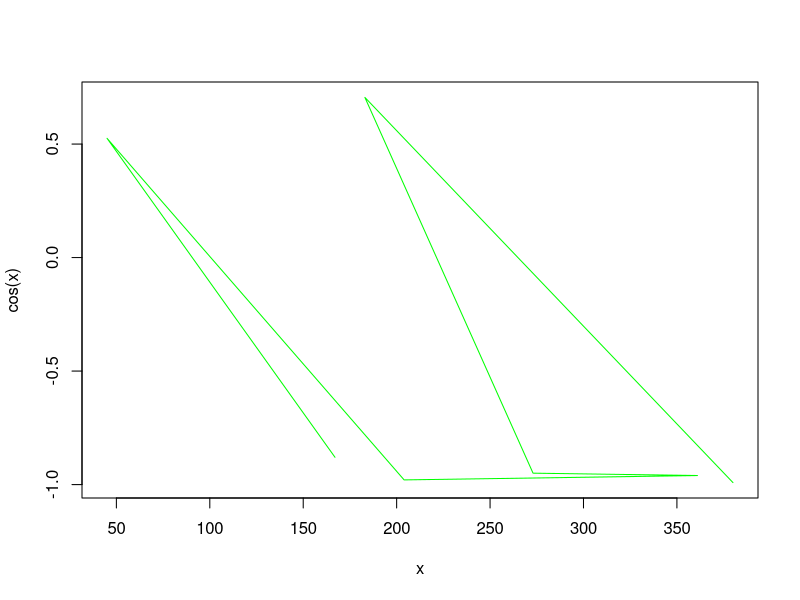
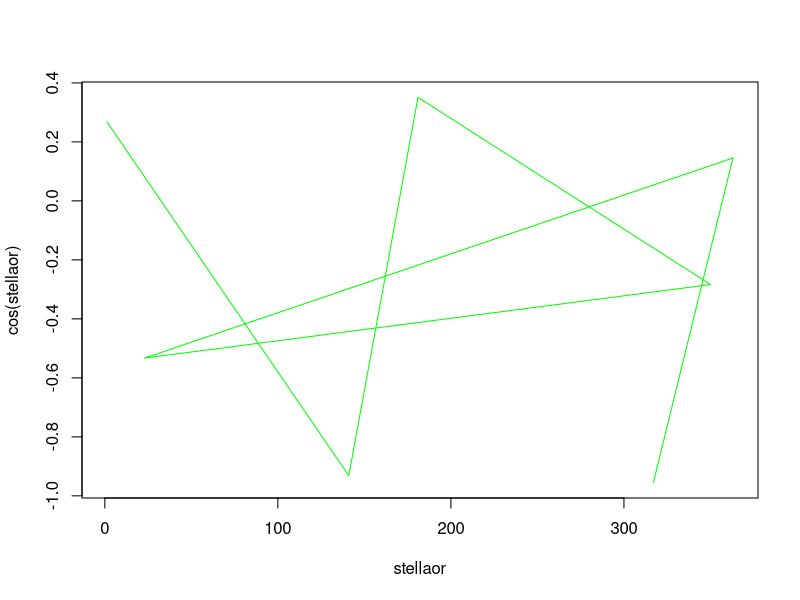

The R source for these figures, in order: (Note: this script raises an error after producing the figures.)
x<-sample(1:400,7)
plot(x, cos(x),type="l",col="green")
stellaor<-c(1.3,141,181,350,23,363,317)
plot(stellaor, cos(stellaor),type="l",col="green")

#-------------
rm(list=ls())
# Create two vectors of different lengths.
vector1 <- c(5, 9, 3)
vector2 <- c(10, 11, 12, 13, 14, 15)
# Take these vectors as input to the array.
result <- array(c(vector1, vector2), dim = c(3, 3, 2))
print(result)
dim(result)<- c(6,3,1,4)#Error: rimensions don't match the length of the object
result <- array(c(vector1, vector1), dim =c(6, 3, 1, 4))#recycling
result
result[vector1]
result[vector2]
#---
# Create the data frame.
rm(list=ls())

subjects <- data.frame(
  emp_id = c (1:5), 
  emp_name = c("Rick","Dan","Mike","Ryan","Gary"),
  salary = c(623.3,515.2,611.0,729.0,843.25), 
  
  start_date = as.Date(c("2012-01-01", "2013-09-23", "2014-11-15", "2014-05-11",
                         "2015-03-27")),
  stringsAsFactors = FALSE
)
# Print the data frame.			
print(emp.data)

#---------------
#from the net: adds percent
addPercent <- function(x, mult = 100, FUN = round, ...){
  percent <- FUN(x * mult, ...)
  paste(percent, "%", sep = "")
}
new.numbers<- c(0.21, 0.14, 0.35, 0.52)
addPercent(new.numbers, FUN = signif, digits = 3)
#-------
#all arguments after an ellipses must have default values
#all arguments after an ellipses must have default values
#all arguments after an ellipses must have default values
#all arguments after an ellipses must have default values
#all arguments after an ellipses must have default values
#all arguments after an ellipses must have default values
#all arguments after an ellipses must have default values
#all arguments after an ellipses must have default values
#all arguments after an ellipses must have default values
#all arguments after an ellipses must have default values
#all arguments after an ellipses must have default values
#all arguments after an ellipses must have default values
#all arguments after an ellipses must have default values
#all arguments after an ellipses must have default values

#reverse complement
rev_compl<-function(s){
  s<-gsub("A","_",s)
  s<-gsub("T","A",s)
  s<-gsub("_","T",s)
  s<-gsub("C","_",s)
  s<-gsub("G","C",s)
  s<-gsub("_","G",s)
  print(s)
  s<-paste(rev(strsplit(s,split="")[[1]]),sep = "",collapse = "")
}

x<-rev_compl("AACCCT");x

#step by step
x<-"ciao"
x<-strsplit(x,split="")
x<-rev(x[[1]])
x<-paste(x,sep = "",collapse = "")


#----------------
#substitution of elements in strings
x <- "ATCGTACGTACGTCGATCGTACGTACGTACAC"
x <- "AAATAAA"
x<-gsub("A","C",x)
#compact things
q<-"Astrid Vincze"
q<-gsub(" ","",q)
#-----
# prime numbers
is_prime<- function(num){
  flag = 0
  if(num > 1) {
    # check for factors
    flag = 1
      for(i in 2:(num-1)) {
        if ((num %% i) == 0) {
        flag = 0
        break
        }
      }
  } 
  if(num == 2)    flag = 1
  if(flag == 1) {
    print(paste(num,"is a prime number"))
  } else {
    print(paste(num,"is not a prime number"))
  }
}
x = as.integer(readline(prompt="Enter a number: "))
x<-as.integer(readline())
is_prime(x)
is_prime(11)
is_prime(138443)
#----
